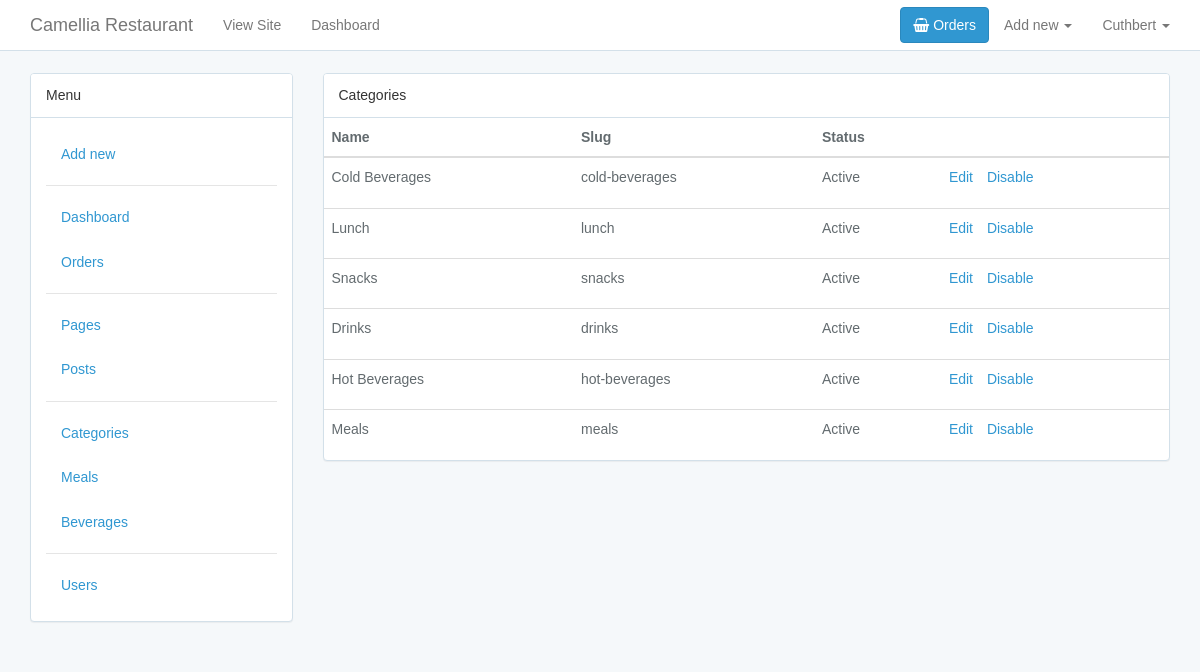
Page /admin/categories/index.php (signed in) on the committed database.
### tables this page shows
CREATE TABLE `categories` (
  `id` int(10) UNSIGNED NOT NULL,
  `name` varchar(100) NOT NULL,
  `slug` varchar(191) NOT NULL,
  `parent_id` int(10) UNSIGNED DEFAULT NULL,
  `details` varchar(191) NOT NULL,
  `status` tinyint(1) NOT NULL DEFAULT '0',
  `created_at` timestamp NOT NULL DEFAULT CURRENT_TIMESTAMP,
  `updated_at` timestamp NOT NULL DEFAULT CURRENT_TIMESTAMP ON UPDATE CURRENT_TIMESTAMP
);

### admin/functions.php (called while the page is built, shortened)
<?php
if (!function_exists('categories')) {
    function categories($parameter = [])
    {
        global $con;
        $rows = [];
        $stmt = $con->prepare("SELECT * FROM `categories` ORDER BY `created_at` DESC");
        $stmt->execute();
        $result = $stmt->get_result();
        if ($result->num_rows >= 1) {
            $rows = $result->fetch_all(MYSQLI_BOTH);
        };
        return $rows;
    }
}

### helpers.php (called while the page is built, shortened)
<?php
if (!function_exists('route')) {
    function route($name)
    {
        return APP_URL . "/{$name}";
    }
}
if (!function_exists('status_parse')) {
    function status_parse($status)
    {
        return isset($status) && $status == true ? "Active" : "Disabled";
    }
}
if (!function_exists('status_button')) {
    function status_button($status)
    {
        return isset($status) && $status == true ? "Activate" : "Disable";
    }
}

### admin/categories/index.php (the view, shortened to what this page needs)
<?php
include_once("../../helpers.php");
include_once("../../functions.php");
include_once("../functions.php");
$categories = categories();
?>
<!DOCTYPE html>
<html lang="en">
<head>
    <?php include_once('../../partials/_head.php'); ?>
</head>
<body>
<div id="app">
    <?php include_once('../partials/_navigation.php'); ?>
    <div class="container">
        <div class="row">
            <div class="col-sm-3">
                <?php include_once('../partials/_sidebar.php') ?>
            </div>
            <div class="col-sm-9">
                <div class="panel panel-default">
                    <div class="panel-heading">Categories</div>
                    <?php if (isset($categories) && (count($categories) > 0)) { ?>
                        <div class="table-responsive">
                            <table class="table table-hover">
                                <thead>
                                <tr>
                                    <th>Name</th>
                                    <th>Slug</th>
                                    <th>Status</th>
                                    <th></th>
                                </tr>
                                </thead>
                                <tbody>
                                <?php foreach ($categories as $category) { ?>
                                    <tr>
                                        <td><?php echo $category['name']; ?></td>
                                        <td><?php echo $category['slug']; ?></td>
                                        <td><?php echo status_parse($category['status']); ?></td>
                                        <td>
                                            <ul class="list-inline">
                                                <li>
                                                    <a href="<?php echo route("admin/categories/edit.php?category={$category['slug']}") ?>">
                                                        Edit
                                                    </a>
                                                </li>
                                                <li>
                                                    <a href="<?php echo route("admin/categories/scripts/update_status.php?category={$category['slug']}"); ?>"
                                                       onclick="event.preventDefault();
                                                               document.getElementById('category-<?php echo $category["id"]; ?>-status-form').submit();">
                                                        <?php echo status_button(!$category['status']); ?>
                                                    </a>
                                                </li>
                                            </ul>
                                        </td>
                                    </tr>
                                <?php }; ?>
                                </tbody>
                            </table>
                        </div>
                    <?php } else { ?>
                        <p class="text-muted text-center">No categories found.</p>
                    <?php }; ?>
                </div>
            </div>
        </div>
    </div>
</div>
</body>
</html>

### rows in the picture
categories: name "Cold Beverages", slug "cold-beverages", status "Active", status "Disable"
categories: name "Lunch", slug "lunch", status "Active", status "Disable"
categories: name "Snacks", slug "snacks", status "Active", status "Disable"
categories: name "Drinks", slug "drinks", status "Active", status "Disable"
categories: name "Hot Beverages", slug "hot-beverages", status "Active", status "Disable"
categories: name "Meals", slug "meals", status "Active", status "Disable"

### other values in the picture
APP_NAME "Camellia Restaurant"
session_get('user', 'first_name') "Cuthbert"
